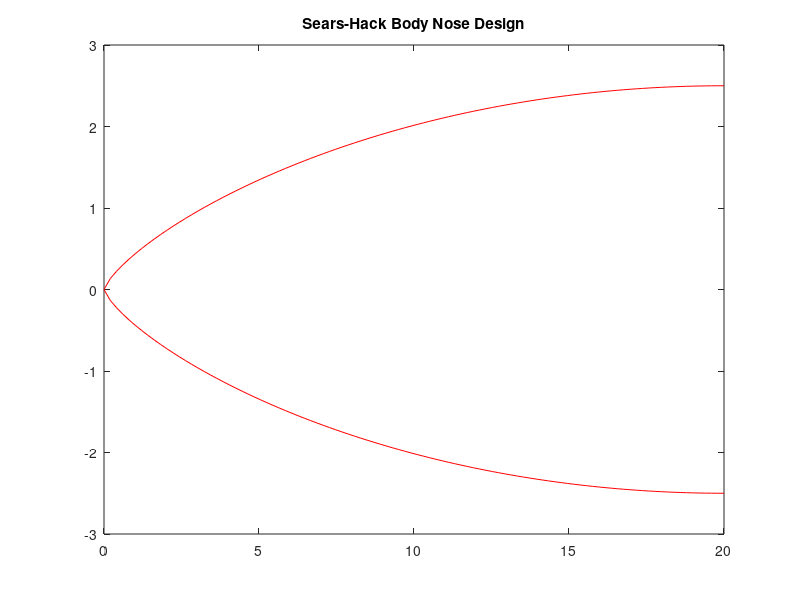

Reproduce this figure in MATLAB.
%% Fuselage Preliminary Design % Sadraey %
% Test Change in GITHUB
% Design Requirements 
% Main: Accomodate Passengers
% Secondary: Must accomodate crew, landing gear, fuel, systems, empennage
% Optimization: Low Drag, Positive Lift generation, low weight, comfort,
% structural flight, external symmetry, low wetted area
%% Determine Number of Passengers and Crew
n_p = 8; % number of passengers
n_c = 2; % number of crew members
%% Establish Human Size and Target Passenger
% Passengers will be from U.S.
% Figures 7.5 and 7.6
% Design for passengers that are 5' 2" - 6' 3"
% Arm length 2.6 ft
% Chair Height 1.6 ft
% Shoulder to Shoulder 2ft
%% Cockpit % Sadraey %
% Distance from spine to taxi instrument 3.5 ft
% 1ft minimum from butt to floor
% 4 - 10 cm
T_w = 0.23; % ft with 7 cm wall thickness
L_CP = 5.5; %ft preliminary choice
W_pilot = 15/12; % distance between pilot seats (aisle) ft 
% Table 7.4
W_CPs = 20/12; % seat width cockpit ft
W_CP = 2*W_CPs + W_pilot; % Cockpit Width interior
% Equation 7.9 
D_CP = W_CP + 2*T_w; % diameter of cockpit with thickness included
% Must look into instrumentation sizing
fprintf('Cockpit Diameter is %0.2f ft \n',D_CP)
fprintf('Cockpit Length is %0.2f ft \n',L_CP)
%% Passenger Cargo
% pg 369 Eq 7.4
v_b = 5.156; % average bag/luggage size ft^3
v_btotal = n_p * v_b; %ft^3

%% L/D length to diameter ratio
% Table 7.7
% L/D for Concorde is 23.
% shooting for this range
%% Passenger Cabin % Sadraey %
% Calculate Cabin Diameter
W_s = 25/12 ; % seat width ft
% Table 7.3
W_a = 23/12; % aisle distance ft
% Equation 7.2
W_C = 2*W_s + W_a; % Interior Cabin Width ft
% Equation 7.9
D_C = W_C + 2*T_w; % Cabin Diameter ft

% Calculate Cabin Length
P_s = 40/12; % seat pitch or distance between seats (ft)
n_r = n_p/2; % number of rows
% Equation 7.1
L_C = n_r*P_s+8; % Cabin Length
fprintf('Passenger Cabin Diameter is %0.2f ft \n',D_C)
fprintf('Passenger Cabin Length is %0.2f ft \n',L_C)
% Headroom from Table 7.4
% Will we have carry-on over or same level?
Headroom = 66.912; %ft for first class
% Must also consider lavatory

%% Cargo
% Depends on volume and will most likely be beneath passenger cabin
%% Nose Design
% Look at supersonic design and weight and balance
L_n = 20; % arbitrary length of nose ft
% Looking at the SEARS-HACK Body Equation from WIKIPEDIA
x = linspace(0,0.5,100); % range
R_max = 2.5; % arbitrary maximum nose radius ft
V_n = (3*pi^2/16 * R_max^2*L_n)/2; % Volume of nose
S_x = pi*R_max^2*(4*x.*(1-x)).^(3/2); % nose cross sectional area
r_x = R_max*(4*x.*(1-x)).^(3/4);% nose radius
FigHandle = figure('Position', [250, 250, L_n*100, R_max*100]);
figure(1)
plot(2*x*L_n,r_x,'r',2*x*L_n,-r_x,'r')
title('Sears-Hack Body Nose Design')
% Based on Wave Drag Equation, wave drag is reduced by increasing length
% and decreasing volume

%% Rear Section
% Will Include Tail and Wing as well for supersonic aircraft.
L_R = 50; % arbitrary length of rear section ft
%% Length of Fuselage
% Equation 7.10 
L_F = L_CP + L_C + L_n + L_R; % Total Fuselage Length
fprintf('The fuselage length is %0.2f ft \n',L_F)
%% Length to Diameter Ratio
LF_DF = L_F/D_C; 
fprintf('The L/D ratio for the fuselage is %0.2f  \n',LF_DF)
%% Fuel Tanks
m_f = 177928.86/9.81; % kg of fuel
% Table 7.8 for fuel types and density
rho_f = 840; % kg/m^3
V_f = m_f/rho_f; % m^3
V_f = V_f * 35.31; % ft^3
fprintf('The fuel tank volume is %0.2f ft^3 \n',V_f)
%% Volume of Bottom Half
% Equation 7.4a
V_bot = 0.5* (pi*W_C^2/4*(L_C+L_R));
fprintf('The bottom volume for the fuselage is %0.2f ft^3 \n',V_bot)
